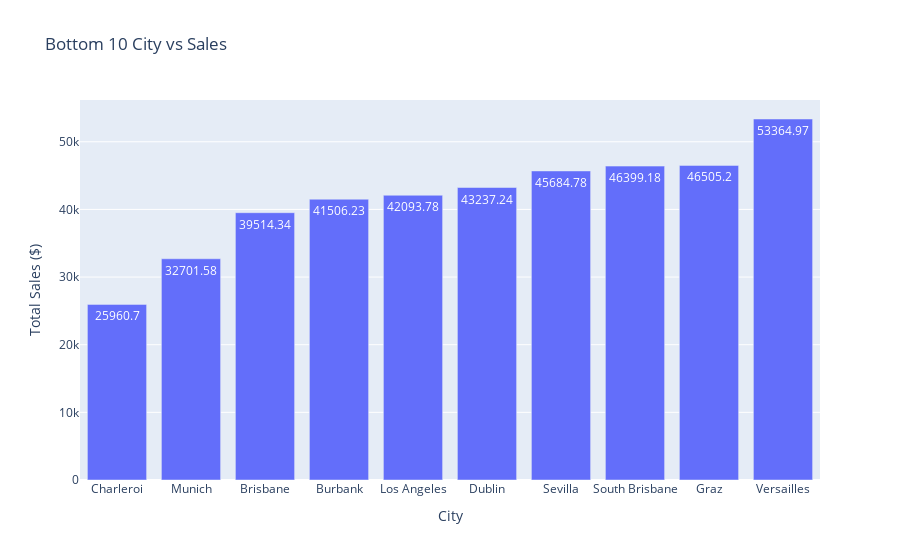

The notebook cell this image was saved under:
### Code cell
# bottom 10 city, country has the lowest sales
city_sales = df.groupby(['City', 'Country'])['Exact Sales'].sum().sort_values(ascending=True).reset_index().round(2)
#plot the bar graph 
fig = px.bar(city_sales.head(10),x='City', y='Exact Sales', title='Bottom 10 City vs Sales', text='Exact Sales', labels={'City':'City', 'Exact Sales':'Total Sales ($)'})    
fig.show()

### Figure 1 — Plotly figure (JSON) as saved in the notebook; plotly's stock layout.template omitted (floating-point values rounded to 4 significant figures)
{"data": [{"alignmentgroup": "True", "hovertemplate": "City=%{x}<br>Total Sales ($)=%{text}<extra></extra>", "legendgroup": "", "marker": {"color": "#636efa", "pattern": {"shape": ""}}, "name": "", "offsetgroup": "", "orientation": "v", "showlegend": false, "text": [25960.0, 32700.0, 39510.0, 41510.0, 42090.0, 43240.0, 45680.0, 46400.0, 46510.0, 53360.0], "textposition": "auto", "type": "bar", "x": ["Charleroi", "Munich", "Brisbane", "Burbank", "Los Angeles", "Dublin", "Sevilla", "South Brisbane", "Graz", "Versailles"], "xaxis": "x", "y": [25960.0, 32700.0, 39510.0, 41510.0, 42090.0, 43240.0, 45680.0, 46400.0, 46510.0, 53360.0], "yaxis": "y"}], "layout": {"barmode": "relative", "legend": {"tracegroupgap": 0}, "title": {"text": "Bottom 10 City vs Sales"}, "xaxis": {"anchor": "y", "domain": [0, 1], "title": {"text": "City"}}, "yaxis": {"anchor": "x", "domain": [0, 1], "title": {"text": "Total Sales ($)"}}}}
